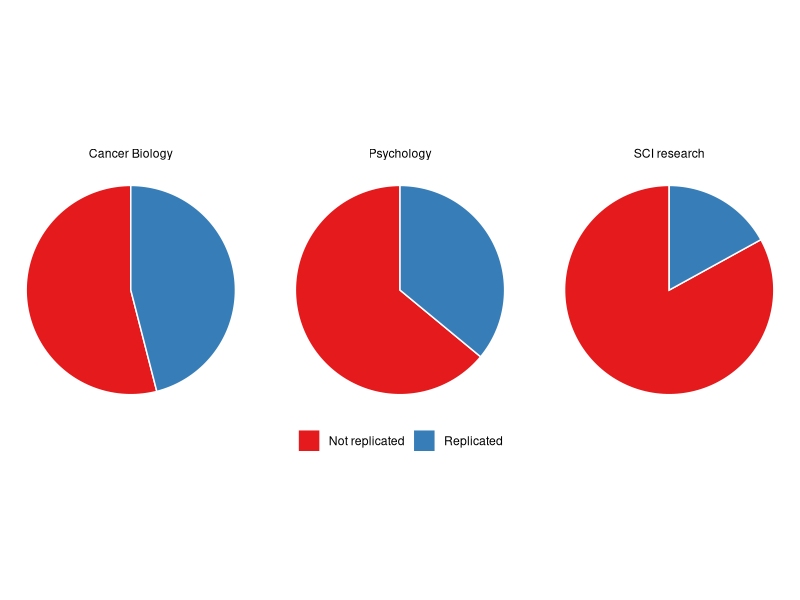

Source code (R): (Note: this script raises an error after producing the figure.)
## ---- chunk 1
# Presentazione preparata da Michele Scandola per la scuola di dottorato univr
# 
# Licenza cc by-nc 4.0

library(fontawesome)
library(knitr)
library(afex)
library(reshape2)
library(ggplot2)
library(gridExtra)
knitr::opts_chunk$set(echo = FALSE)

GimmeStar <- function(p, not_trend = FALSE){
  if (is.na(p)) {warning("presence of NAs");return("")}
  if (p>0.10) return("")
  if (p>0.05 & !not_trend) return("+")
  if (p>0.01) return("*")
  if (p>0.001) return("**")
  else return("***")
}
## ---- chunk 2
dat <- data.frame(
  y = c(64, 36, 100-46, 46, 100 - 17, 17),
  x = c("Psychology", "Psychology",
        "Cancer Biology", "Cancer Biology",
        "SCI research", "SCI research"),
  type = c("Not replicated", "Replicated",
           "Not replicated", "Replicated",
           "Not replicated", "Replicated")
)

ggplot(data = dat, mapping = aes(x="", y=y, fill=type)) +
  geom_bar(stat="identity", width=1, color="white") +
  coord_polar("y", start=0) +
  facet_grid(~x)+
  theme_void()+
  scale_fill_brewer(palette = "Set1")+
  theme(legend.position = "bottom",
        legend.direction = "horizontal",
        legend.title = element_blank())
## ---- chunk 3
set.seed(1)

inputPanel(
  ## the data was actually generated before-hand
  actionButton("generate_button",
               label = "Generate the data.",
               class = "btn-success"),
  actionButton("add_button",
               label = "Add a single trial in nearly significant studies",
               class = "btn-warning")
)

renderPlot({
  if( (input$generate_button) != 0 ){
    
    n_obs_per_trial <- 10
    n_trials <- 20000
    ps <- rep(NA, times = n_trials)
    
    y <- matrix(nrow = n_trials, ncol = n_obs_per_trial)
    x <- matrix(nrow = n_trials, ncol = n_obs_per_trial)
    
    set.seed(1)
    for(i in 1:n_trials){
      
      y[i,] <- rnorm(n_obs_per_trial, sd = 3)
      x[i,] <- rnorm(n_obs_per_trial, sd = 3)
      
      ps[i] <- t.test(y[i,], x[i,], var.equal = TRUE)$p.value
      
    }
    
    graph <- data.frame(
      y = ps,
      x = ifelse(ps < 0.05, "p < 0.05",
                 ifelse(ps < 0.1, "<",
                        "grey"))
    )
    
    ggplot(graph, aes(x=y, fill = x))+
      geom_histogram(aes(y = after_stat(count / sum(count))),
                     breaks = seq(from = 0, to = 1, by = 0.05),
                     colour = "white")+
      scale_fill_manual(values = c("blue", "grey", "red"))+
      geom_abline(intercept = 0.05, slope = 0, colour = "purple")+
      xlab("")+ylab("")+ylim(c(0,0.07))
  }
}
)

renderPlot({
  if(input$add_button != 0){
    n_obs_per_trial <- 10
    n_trials <- 20000
    ps <- rep(NA, times = n_trials)
    
    y <- matrix(nrow = n_trials, ncol = n_obs_per_trial)
    x <- matrix(nrow = n_trials, ncol = n_obs_per_trial)
    
    set.seed(1)
    for(i in 1:n_trials){
      
      y[i,] <- rnorm(n_obs_per_trial, sd = 3)
      x[i,] <- rnorm(n_obs_per_trial, sd = 3)
      
      ps[i] <- t.test(y[i,1:10], x[i,1:10], var.equal = TRUE)$p.value
      
    }
    
    ps2 <- ps
    
    set.seed(15527)
    for(i in 1:n_trials){
      if(ps2[i] >= 0.05 & ps2[i] < 0.1){
        ps2[i] <- t.test(
          c(y[i,],rnorm(n=1, sd = 3)),
          c(x[i,],rnorm(n=1, sd = 3)),
          var.equal = TRUE)$p.value
      }
    }
    
    graph <- data.frame(
      y = ps2,
      x = ifelse(ps2 < 0.05, "red",
                 ifelse(ps2 < 0.1, "blue",
                        "grey"))
    )
    
    
    ggplot(graph, aes(x=y, fill = x))+
      geom_histogram(aes(y = after_stat(count / sum(count))),
                     breaks = seq(from = 0, to = 1, by = 0.05),
                     colour = "white")+
      scale_fill_manual(values = c("blue", "grey" ,
                                   "red"))+
      geom_abline(intercept = 0.05, slope = 0, colour = "purple")+
      xlab("")+ylab("")+ylim(c(0,0.07))
  }
}
)


## ---- chunk 4
## DATA GENERATION
## this dataset is generated to purposely
## simulate a "fishing" behaviour
## for this reason, data will be generated
## and accepted only if a key factor is not
## significant in two ANOVAs, while significant
## only in a third ANOVA.

n_block <- 2
n_cue   <- 2
n_subj  <- 30
n_item  <- 20

i <- 1

repeat{
  
  dat <- data.frame(
    block = gl(n_block, n_cue * n_subj * n_item,
               labels = c("Hands", "Feet")), 
    subj  = rep(1:n_subj, 
                length = n_cue * n_block * n_item * n_subj),
    cue   = gl(n_cue, n_subj,
               labels = c("L", "R"),
               length = n_cue * n_block * n_item * n_subj)
  )
  
  set.seed(i)
  
  dat$RT <- rnorm(
    mean = 1.5 + ifelse(dat$block == "Feet", 0.08, 0),
    n = n_cue * n_block * n_item * n_subj
  ) +
    rexp(
      n = n_cue * n_block * n_item * n_subj
    )
  
  dat$correct <- rbinom(
    n = n_cue * n_block * n_item * n_subj,
    prob = 0.95,
    size = 1)
  
  dat$sex <- factor( ifelse(
    dat$subj < 11, "F", "M"
  ) )
  
  dat$RT <- ifelse(dat$RT <= 0, abs(dat$RT) + 0.1, dat$RT)
  
  ## apply constrains for fishing simulation
  tmp_dat <- droplevels(
    dat[dat$correct == 1,]
  )
  
  tmp_dat$y <- log(tmp_dat$RT)
  
  out <- boxplot.stats(
    tmp_dat$y
  )$out
        
  tmp_dat <- droplevels(
    tmp_dat[-which(tmp_dat$y %in% out),]
  )
  
  mdl1 <- aov_4( y ~ block * cue + sex+
                   (block * cue | subj),
                 data = tmp_dat,
                 fun_aggregate = mean)
  
  mdl2 <- aov_4( y ~ block * cue +
                   (block * cue | subj),
                 data = tmp_dat,
                 fun_aggregate = mean)
  
  mdl3 <- aov_4( y ~ block+
                   (block | subj),
                 data = tmp_dat,
                 fun_aggregate = mean)
  if(
    mdl1$anova_table$`Pr(>F)`[2] < 0.05 &
    mdl2$anova_table$`Pr(>F)`[1] > 0.05 &
    mdl3$anova_table$`Pr(>F)`[1] > 0.05
  )  break(   )
  i <- i + 1
}
## ---- chunk 5
inputPanel(
  ## the data was actually generated before-hand
  actionButton("generate_button_3",
               label = "Generate the data.",
               class = "btn-success")
)

renderPlot({
    if( (input$generate_button_3) != 0 ){
      hist(dat$RT)
    }
  }
)

renderDataTable({
    if( (input$generate_button_3) != 0 ){
      dat
    }
  }
)
## ---- chunk 6
inputPanel(
  radioButtons("rb_trans",
               "Do you want to apply a transformation to the reaction times?",
               choiceNames = 
                 list(
                   "Raw RT", 
                   "log(RT)", 
                   "sqrt(RT)"
                 ),
               choiceValues =
                 list(
                   "Raw RT", 
                   "log(RT)", 
                   "sqrt(RT)"
                 )
  ),
  
  
  radioButtons("rb_correct",
               "Do you want to consider only correct responses?",
               choiceNames = list("Yes", "No"),
               choiceValues = list(TRUE, FALSE)),
  
  radioButtons("rb_outliers",
               "How do you want to remove outliers?",
               choiceNames = list("Boxplot rule", "Gaussian rule"),
               choiceValues = list(TRUE, FALSE)),
  
  checkboxGroupInput("cb_factors",
                     "Which independent variables do you want to consider?",
                     c("Block factor (Hands/Feet)" = "fct_block",
                       "Cue factor (Left/Right)" = "fct_cue",
                       "Sex factor (M/F)" = "fct_sex")),
  
  radioButtons("rb_analysis",
               "Do you want to execute an ANOVA, or a glm on a Gamma distribution?",
               choiceNames = list("ANOVA", "GLM"),
               choiceValues = list(TRUE, FALSE)),
  
  actionButton("compute_button",
               label = "Compute the analysis.",
               class = "btn-success"),
  
  actionButton("secret_button",
               label = "Secret button.",
               icon = icon("user-ninja"))
)

sidebarLayout(
  mainPanel(
    renderText(
      if( (input$compute_button) != 0 ){
        f1 <- ifelse(
          sum( input$cb_factors == "fct_block") > 0,
          " + block", ""
        )
        f2 <- ifelse(
          sum( input$cb_factors == "fct_cue") > 0,
          " + cue", ""
        )
        f3 <- ifelse(
          sum( input$cb_factors == "fct_sex") > 0,
          " + sex", ""
        )
        f4 <- ifelse(
          sum( input$cb_factors == "fct_cue") > 0 &
            sum( input$cb_factors == "fct_block") > 0,
          " + block:cue", ""
        )
        
        r1 <- ifelse(
          sum( input$cb_factors == "fct_block") > 0,
          " + block", ""
        )
        r2 <- ifelse(
          sum( input$cb_factors == "fct_cue") > 0,
          " + cue", ""
        )
        r3 <- ifelse(
          sum( input$cb_factors == "fct_cue") > 0 &
            sum( input$cb_factors == "fct_block") > 0,
          " + block:cue", ""
        )
        
        form <- paste0("y ~ 1", f1, f2, f3, f4,
                       " + (1", r1, r2, r3, "| subj)"
        )
        
        print(form)
      }
    ),
    
    renderTable({
      if( (input$compute_button) != 0 ){
        new_dat   <- dat
        new_dat$y <- new_dat$RT
        
        if(input$rb_trans == "log(RT)"){
          new_dat$y <- log(new_dat$y)
        }
        
        if(input$rb_trans == "sqrt(RT)"){
          new_dat$y <- sqrt(new_dat$y)
        }
        
        if(input$rb_correct){
          new_dat <- droplevels(
            new_dat[new_dat$correct == 1,]
          )
        }
        
        if(input$rb_outliers){
          out <- boxplot.stats(
            new_dat$y
          )$out
          
          new_dat <- droplevels(
            new_dat[-which(new_dat$y %in% out),]
          )
        } else {
          mm <- mean(new_dat$y)
          ss <- sd(new_dat$y)
          
          out <- which(
            new_dat$y < (mm - 2 * ss) |
              new_dat$y > (mm + 2 * ss)
          )
          
          new_dat <- droplevels(
            new_dat[-out,]
          )
        }
        
        f1 <- ifelse(
          sum( input$cb_factors == "fct_block") > 0,
          "+ block", ""
        )
        f2 <- ifelse(
          sum( input$cb_factors == "fct_cue") > 0,
          "+ cue", ""
        )
        f3 <- ifelse(
          sum( input$cb_factors == "fct_sex") > 0,
          "+ sex", ""
        )
        f4 <- ifelse(
          sum( input$cb_factors == "fct_cue") > 0 &
            sum( input$cb_factors == "fct_block") > 0,
          "+ block:cue", ""
        )
        
        r1 <- ifelse(
          sum( input$cb_factors == "fct_block") > 0,
          "+ block", ""
        )
        r2 <- ifelse(
          sum( input$cb_factors == "fct_cue") > 0,
          "+ cue", ""
        )
        r3 <- ifelse(
          sum( input$cb_factors == "fct_cue") > 0 &
            sum( input$cb_factors == "fct_block") > 0,
          "+ block:cue", ""
        )
        
        form <- paste0("y ~ 1", f1, f2, f3, f4,
                       " + (1", r1, r2, r3, "| subj)"
        )
        
        if(input$rb_analysis){
          tab <- aov_4(
            formula = as.formula(form),
            data = new_dat
          )$anova_table
        } else {
          mdl <- glmer(
            formula = as.formula(form),
            family = "Gamma",
            data = new_dat
          )
          
          tab <- car::Anova(
            mdl, type = 3
          )
        }
        
        tab
      }
    }, rownames = TRUE
    )
  ),
  sidebarPanel(
    renderImage({
      if( (input$secret_button) != 0 ){
        list(src = 'imgs/sampei.jpg')
      }else list(src = "")
    }, deleteFile = FALSE)
  )
)
## ---- chunk 7
set.seed(1)

inputPanel(
  ## the data was actually generated before-hand
  actionButton("generate_button_2",
               label = "Generate the data.",
               class = "btn-success")
)

renderPlot({
  if( (input$generate_button_2) != 0 ){

    out <- list()
    
    for(i in 1:25){
      y <- rnorm(n = 50, mean = 0.5)
      
      p <- t.test(y)$p.value
      m <- mean(y)
      ci <- quantile(y, probs = c(0.025,0.975))
      
      out[[i]] <- data.frame(
        p       = p,
        mean    = m,
        ci_low  = ci[1],
        ci_high = ci[2],
        i = i
      )
    }
    
    out <- do.call("rbind", out)
    
    ggplot(out, aes(y = m, ymin = ci_low, ymax = ci_high, x = i, colour = p < 0.05))+
      geom_pointrange()+
      geom_text(y = max(out$ci_high)+0.1, aes(x = i, label = round(p, 3)))+
      theme_bw()+
      coord_flip()+
      xlab("")+ylab("")+
      scale_color_brewer(palette = "Set1")
    }
  }
)
